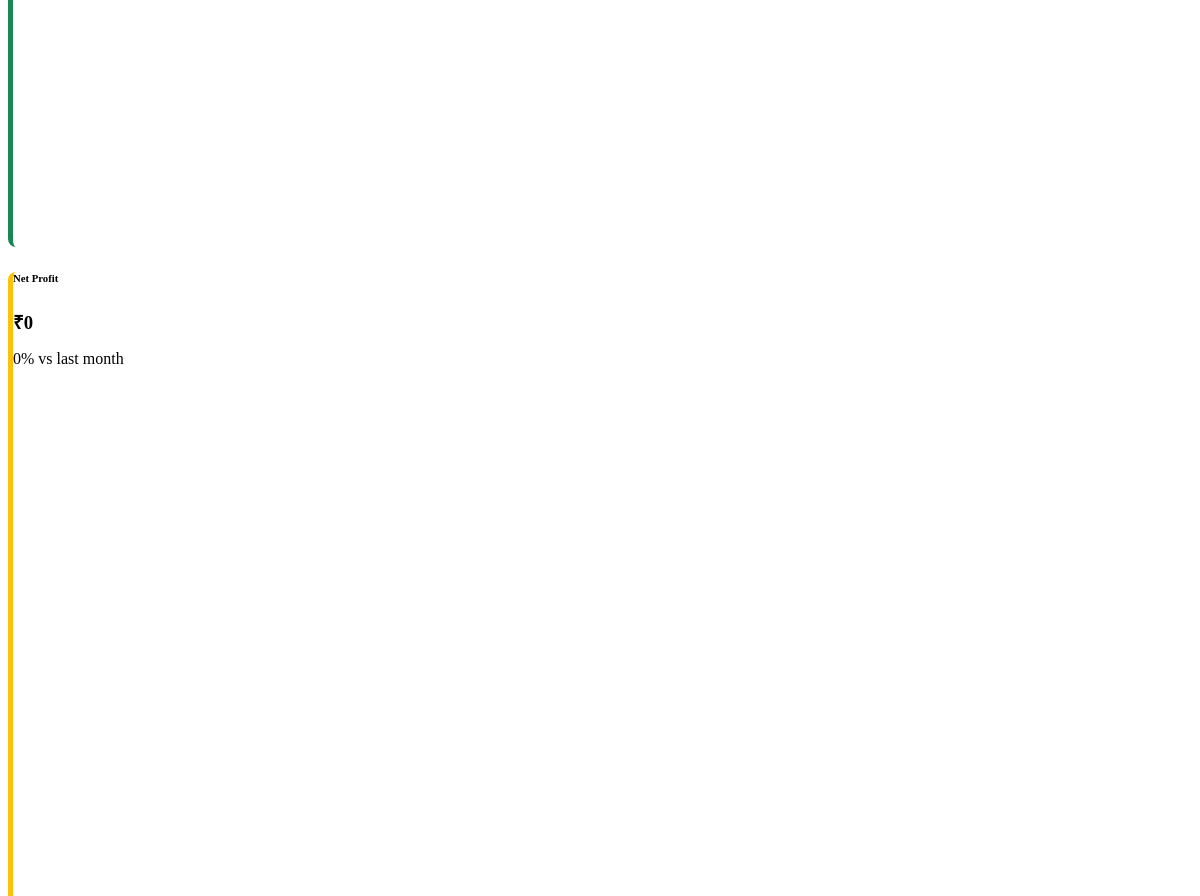
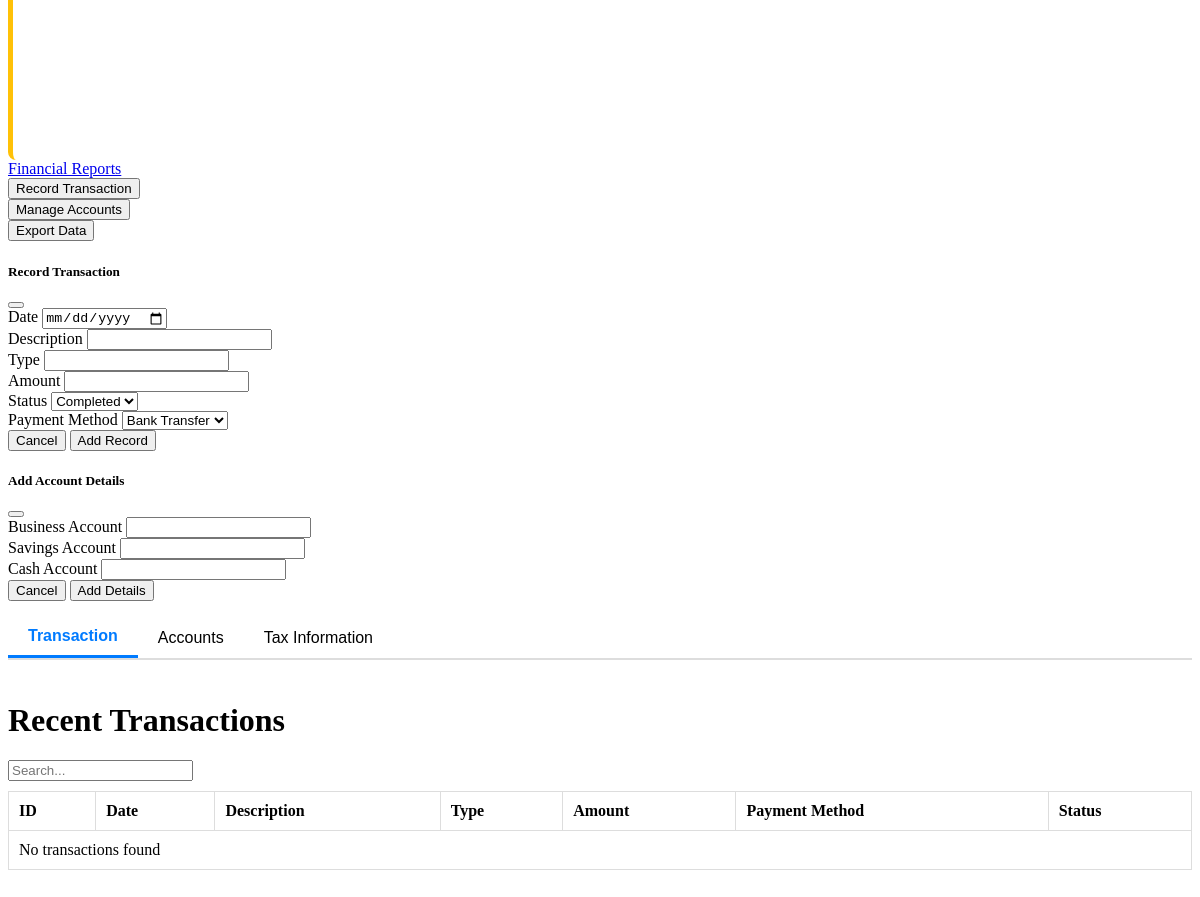
The app's page /Dashboard/Admin/accounting.php (lower part), older data (2 pictures, top to bottom).
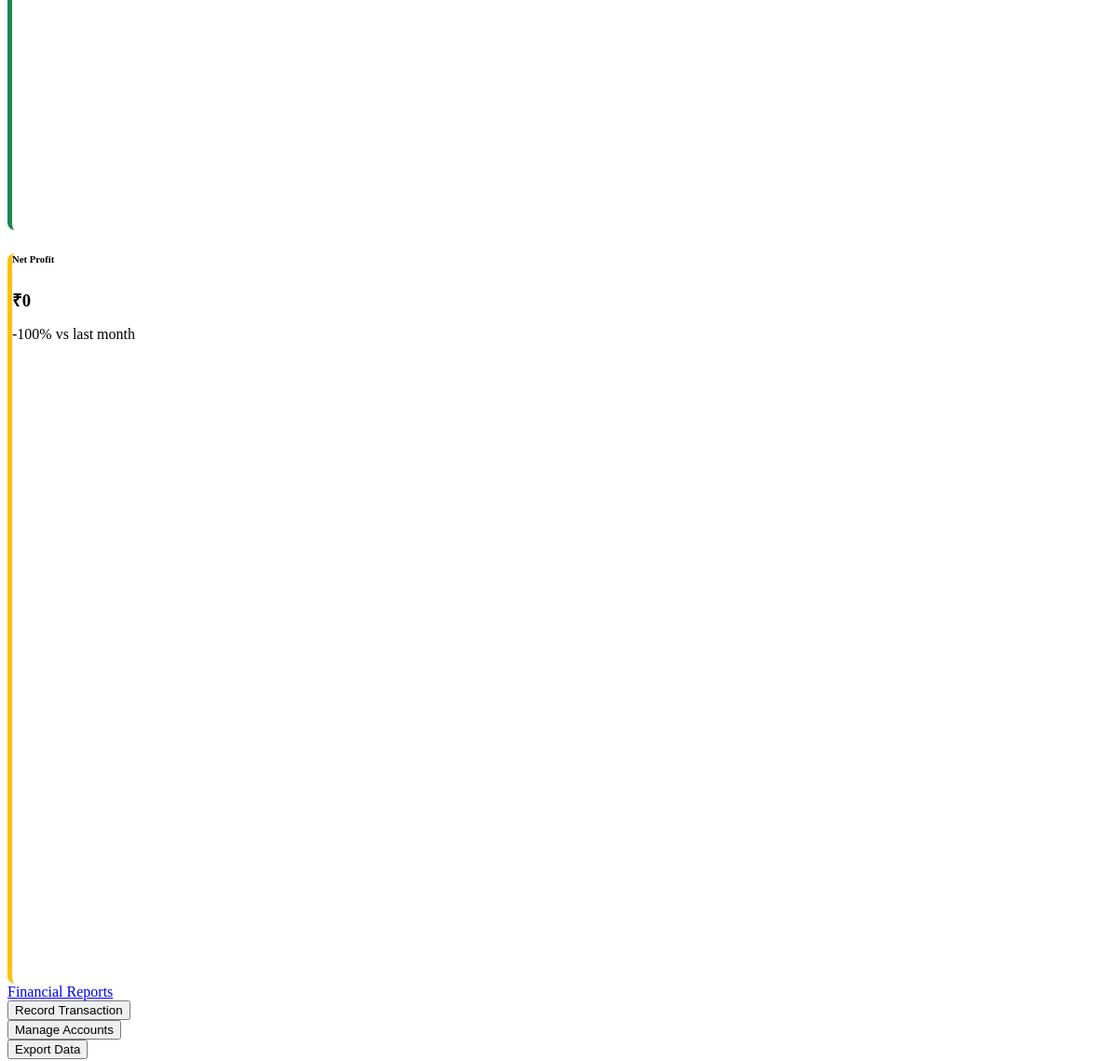
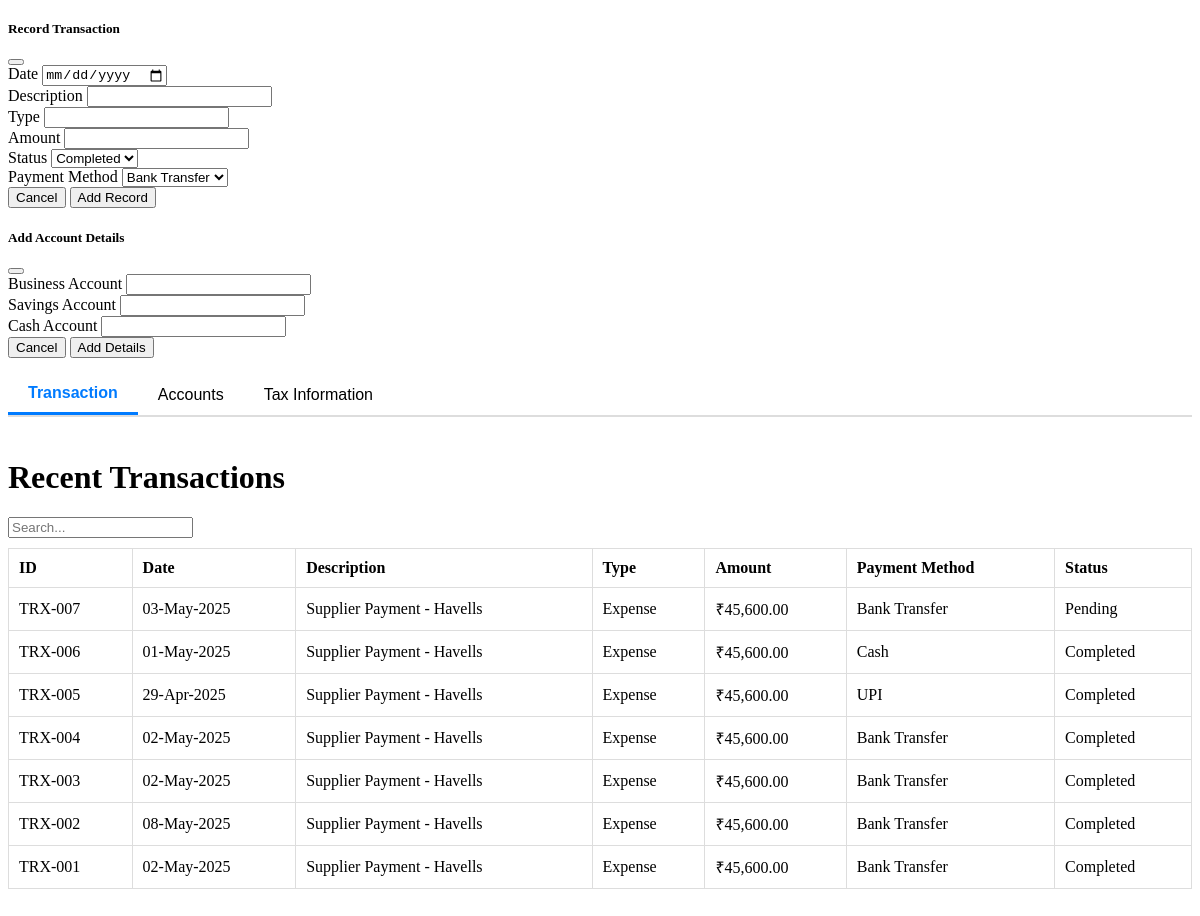
The same page, newer data (2 pictures, top to bottom).
### tables this page shows
CREATE TABLE `transactions` (
  `Transaction_ID` varchar(18) NOT NULL,
  `Date` date NOT NULL,
  `Description` text NOT NULL,
  `Type` varchar(50) NOT NULL,
  `Status` enum('Completed','Pending') NOT NULL,
  `Amount` decimal(10,2) NOT NULL,
  `payment_method` enum('Bank Transfer','Cash','UPI','Cheque','Card') NOT NULL
);

### Dashboard/Admin/accounting.php (the view, shortened to what the changed rows need)
<?php
include '../../_conn.php';
?>
<?php
$currentMonth = date('m');
$currentYear = date('Y');
$revenue = $conn->query("SELECT IFNULL(SUM(grand_total), 0) AS total FROM invoice WHERE MONTH(date) = $currentMonth AND YEAR(date) = $currentYear")->fetch_assoc();
$lastMonth = date('m', strtotime('-1 month'));
$lastRevenue = $conn->query("SELECT IFNULL(SUM(grand_total), 0) AS total FROM invoice WHERE MONTH(date) = $lastMonth AND YEAR(date) = $currentYear")->fetch_assoc();
$monthly_expenses_query = "SELECT SUM(amount) as total FROM expenses WHERE MONTH(date) = MONTH(CURDATE()) AND YEAR(date) = YEAR(CURDATE())";
$monthly_expenses_result = $conn->query($monthly_expenses_query);
$monthly_expenses = $monthly_expenses_result ? ($monthly_expenses_result->fetch_assoc()['total'] ?? 0) : 0;
$last_month_expenses_query = "SELECT SUM(amount) as total FROM expenses WHERE MONTH(date) = MONTH(DATE_SUB(CURDATE(), INTERVAL 1 MONTH)) AND YEAR(date) = YEAR(DATE_SUB(CURDATE(), INTERVAL 1 MONTH))";
$last_month_expenses_result = $conn->query($last_month_expenses_query);
$last_month_expenses = $last_month_expenses_result ? ($last_month_expenses_result->fetch_assoc()['total'] ?? 0) : 0;
$profit = $revenue['total'] - $monthly_expenses;
$last_profit = $lastRevenue['total'] - $last_month_expenses;
$profit_percent = ($last_profit > 0) ? ($profit - $last_profit) / $last_profit *100:0;
?>
<div class="row">
    <div class="col-md-4 col-sm-6 mb-4">
        <div class="card stat-card cards card-border shadow-sm" style="border-left: 5px solid #ffc107;">
            <div class="card-body">
                <h6 class="text-muted">Net Profit</h6>
                <h3 class="fw-bold">₹<?php echo number_format($profit, 0); ?></h3>
                <p class="<?= $profit_percent < 0 ? 'text-danger' : 'text-success' ?>"><?= round($profit_percent, 2) ?>% vs last month</p>
            </div>
        </div>
    </div>
</div>
<div class="col-md-12 card p-3 shadow-sm my-4 table-responsive table-responsive">
    <div id="transaction" class="accounting-tab-content active">
        <div class="container-fluid d-flex justify-content-between align-items-center">
            <div class="justify-contnt-start">
                <h1>Recent Transactions</h1>
            </div>
        </div>
        <table class="table table-bordered table-hover" id="supplyTable">
            <thead>
                <tr>
                    <th>ID</th>
                    <th>Date</th>
                    <th>Description</th>
                    <th>Type</th>
                    <th>Amount</th>
                    <th>Payment Method</th>
                    <th>Status</th>
                </tr>
            </thead>
            <tbody id="transactionTableBody">
                <?php
                $result = $conn->query("SELECT * FROM transactions ORDER BY Transaction_ID DESC");
                if ($result->num_rows > 0) {
                    while ($row = $result->fetch_assoc()) {
                        echo "<tr>";
                        echo "<td>" . htmlspecialchars($row['Transaction_ID']) . "</td>";
                        echo "<td>" . date('d-M-Y', strtotime($row['Date'])) . "</td>";
                        echo "<td>" . htmlspecialchars($row['Description']) . "</td>";
                        echo "<td>" . htmlspecialchars($row['Type']) . "</td>";
                        echo "<td>₹" . number_format($row['Amount'], 2) . "</td>";
                        echo "<td>" . htmlspecialchars($row['payment_method']) . "</td>";
                        echo "<td>" . htmlspecialchars($row['Status']) . "</td>";
                        echo "</tr>";
                    }
                } else {
                    echo "<tr><td colspan='7' class='text-center'>No transactions found</td></tr>";
                }
                ?>
            </tbody>
        </table>
    </div>
</div>
</body>
</html>

Row changes from the older to the newer data that the page shows:
added transactions: Transaction_ID "TRX-007", Date "03-May-2025", Description "Supplier Payment - Havells", Type "Expense", Amount "45,600.00", payment_method "Bank Transfer", Status "Pending"
added transactions: Transaction_ID "TRX-006", Date "01-May-2025", Description "Supplier Payment - Havells", Type "Expense", Amount "45,600.00", payment_method "Cash", Status "Completed"
added transactions: Transaction_ID "TRX-005", Date "29-Apr-2025", Description "Supplier Payment - Havells", Type "Expense", Amount "45,600.00", payment_method "UPI", Status "Completed"
added transactions: Transaction_ID "TRX-004", Date "02-May-2025", Description "Supplier Payment - Havells", Type "Expense", Amount "45,600.00", payment_method "Bank Transfer", Status "Completed"
added transactions: Transaction_ID "TRX-003", Date "02-May-2025", Description "Supplier Payment - Havells", Type "Expense", Amount "45,600.00", payment_method "Bank Transfer", Status "Completed"
added transactions: Transaction_ID "TRX-002", Date "08-May-2025", Description "Supplier Payment - Havells", Type "Expense", Amount "45,600.00", payment_method "Bank Transfer", Status "Completed"
added transactions: Transaction_ID "TRX-001", Date "02-May-2025", Description "Supplier Payment - Havells", Type "Expense", Amount "45,600.00", payment_method "Bank Transfer", Status "Completed"
Text that changed along with them:
$profit_percent: "0" → "-100"
text no longer shown: "No transactions found"
